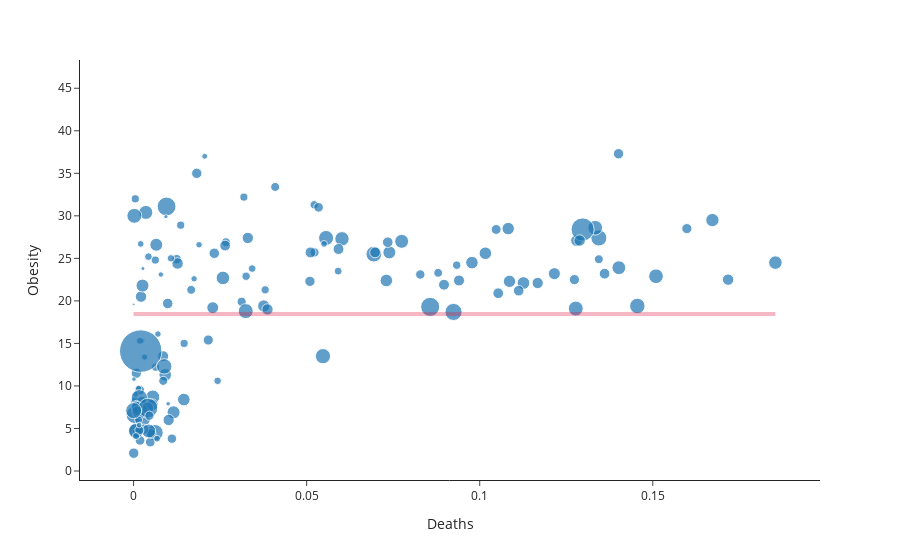

Notebook source saved alongside this figure:
### Markdown cell above
explain visualization

### Code cell
fig = px.scatter(food_df, x="Deaths", y = "Obesity", size = "Mortality", hover_name='Country', log_x=False,
                 size_max=30, template="simple_white")

fig.add_shape(
        # Line Horizontal
            type="line",
            x0=0,
            y0=food_df['Obesity'].mean(),
            x1=food_df['Deaths'].max(),
            y1=food_df['Obesity'].mean(),
            line=dict(
                color="crimson",
                width=4
            ),
    )

fig.show()
a,b = stats.pearsonr(food_df['Deaths'].values, food_df['Obesity'].values)

### Figure 1 — Plotly figure (JSON) as saved in the notebook; plotly's stock layout.template omitted (floating-point values rounded to 4 significant figures; data arrays with more than 128 entries replaced by an {"elided": "..."} marker saying what was removed)
{"data": [{"hovertemplate": "<b>%{hovertext}</b><br><br>Deaths=%{x}<br>Obesity=%{y}<br>Mortality=%{marker.size}<extra></extra>", "hovertext": {"elided": "154 str values"}, "legendgroup": "", "marker": {"color": "#1F77B4", "size": {"elided": "154 float values"}, "sizemode": "area", "sizeref": 0.03213, "symbol": "circle"}, "mode": "markers", "name": "", "orientation": "v", "showlegend": false, "type": "scatter", "x": {"elided": "154 float values"}, "xaxis": "x", "y": {"elided": "154 float values"}, "yaxis": "y"}], "layout": {"legend": {"itemsizing": "constant", "tracegroupgap": 0}, "margin": {"t": 60}, "shapes": [{"line": {"color": "crimson", "width": 4}, "type": "line", "x0": 0, "x1": 0.1854, "y0": 18.45, "y1": 18.45}], "xaxis": {"anchor": "y", "domain": [0, 1], "title": {"text": "Deaths"}}, "yaxis": {"anchor": "x", "domain": [0, 1], "title": {"text": "Obesity"}}}}
